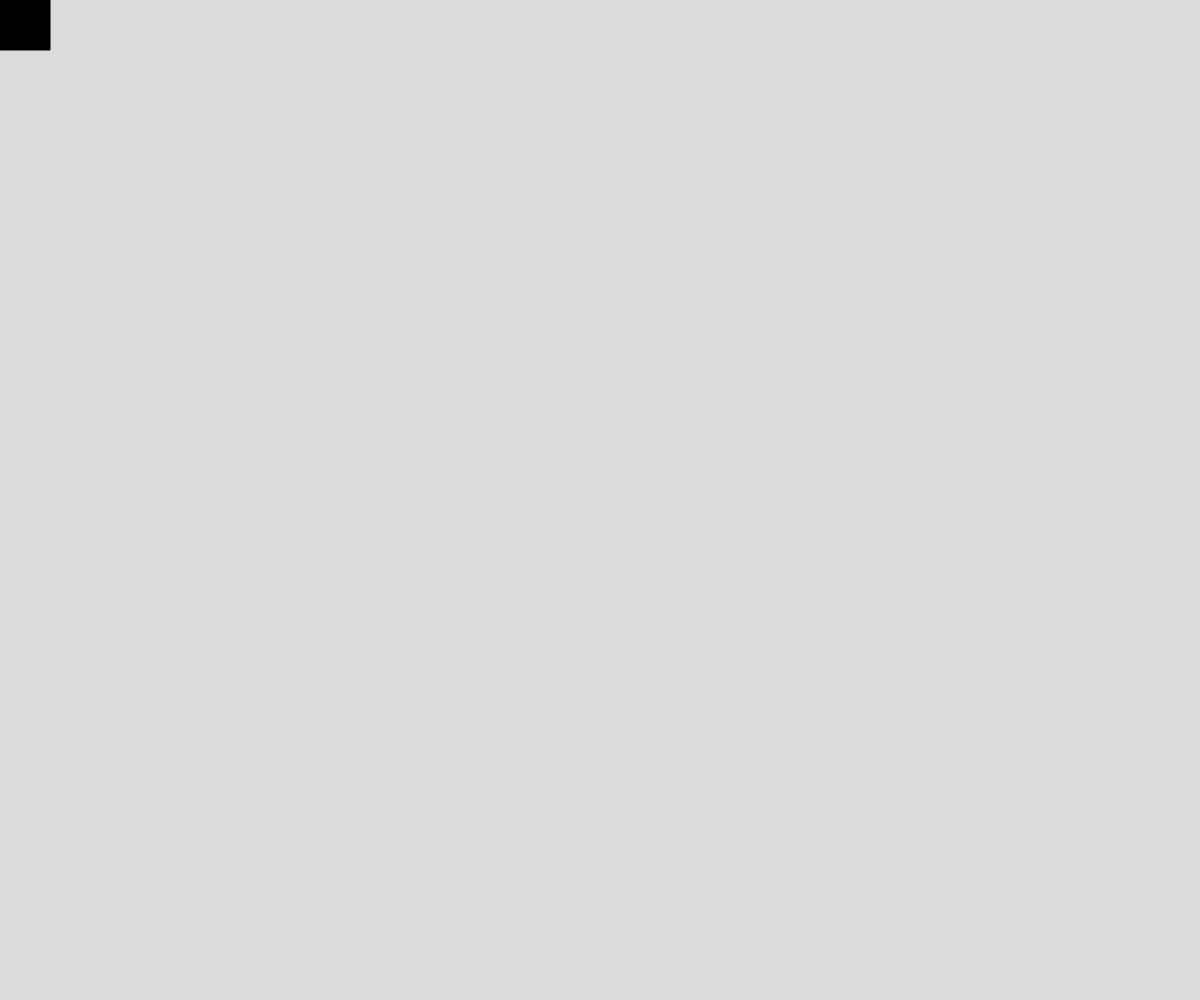
Frame 1 (no input)
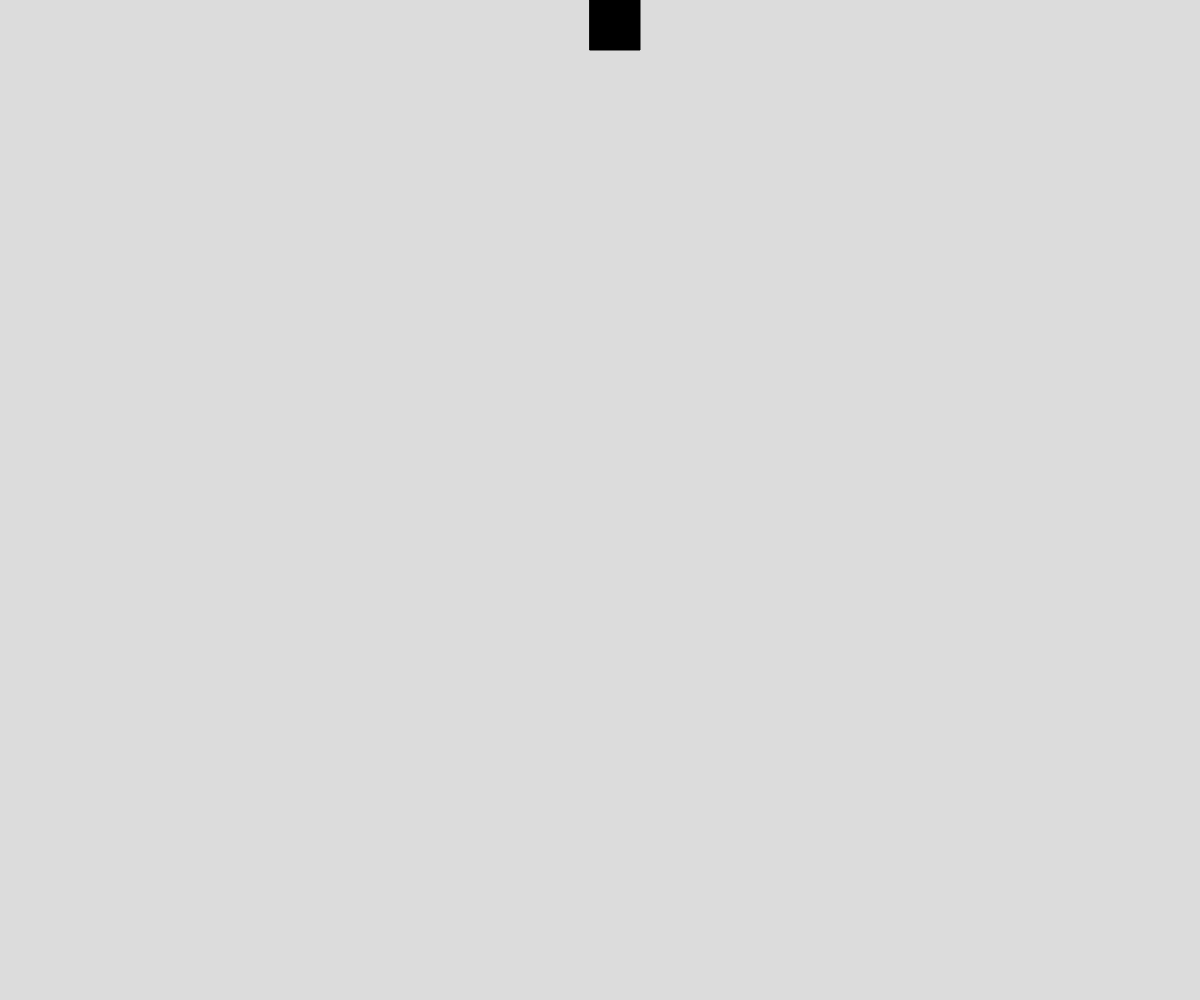
Frame 60 (no input)
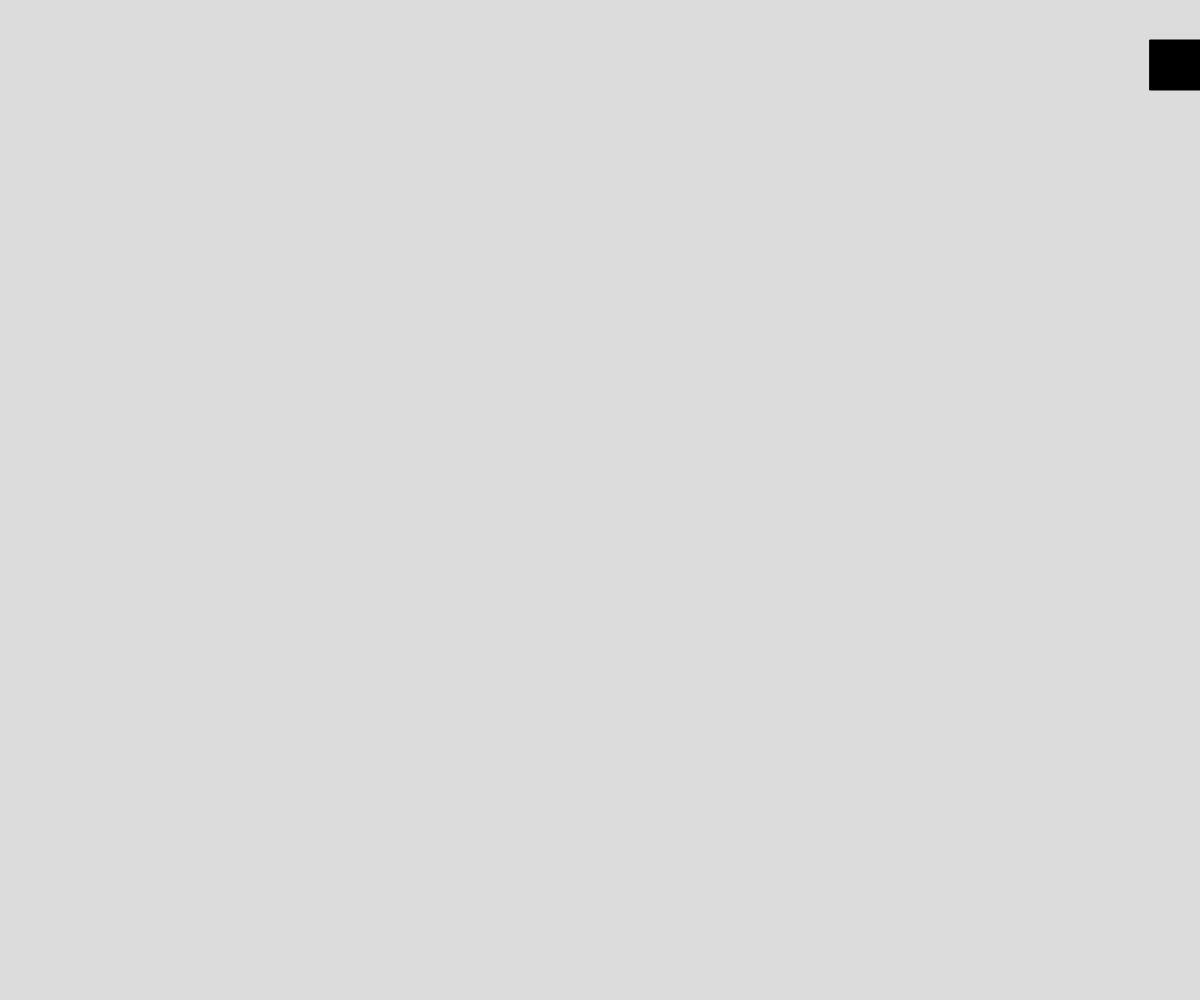
Frame 120 (the mouse pressed at the canvas centre since frame 60)

The p5.js sketch that drew these frames (run headless with seeded random() and noise() and a simulated clock; from frame 60 on, the mouse is pressed at the canvas centre):

// p5.js sketch
// ── sketch.js
// Square Aroung Edge
// Eason Li
// Sept 26, 2022

let lengthOfSquare = 50;
let xCoordinate = 0;
let yCoordinate = 0;
let speed = 10;


function setup() {
  createCanvas(windowWidth, windowHeight);
}

function draw() {
  background(220);
  drawSquare(lengthOfSquare);
}

function drawSquare (squareSize) {
  fill("black");
  square(xCoordinate, yCoordinate, squareSize);
  // adjustSquare(squareSize)
  moveSquare(squareSize);
}

function moveSquare (squareSize) {
  if (xCoordinate < windowWidth - lengthOfSquare && yCoordinate <= 0) {
    adjustSquare(squareSize);
    xCoordinate += speed;
  }

  else if (yCoordinate < windowHeight - lengthOfSquare && xCoordinate >= lengthOfSquare) {
    adjustSquare(squareSize);
    yCoordinate += speed;
  }

  else if (xCoordinate > 0 && yCoordinate >= windowHeight - lengthOfSquare) {
    adjustSquare(squareSize);
    xCoordinate -= speed;
  }

  else if (yCoordinate > 0 && xCoordinate <= lengthOfSquare) {
    adjustSquare(squareSize);
    yCoordinate -= speed;
  }

}

function  adjustSquare(squareSize) {
  if (xCoordinate > windowWidth - lengthOfSquare) {
    xCoordinate = windowWidth - lengthOfSquare;
  }

  if (xCoordinate < 0) {
    xCoordinate = 0;
  }

  if (yCoordinate > windowHeight - lengthOfSquare) {
    yCoordinate = windowHeight - lengthOfSquare;
  }

  if (yCoordinate < 0) {
    yCoordinate = 0;
  }
}
